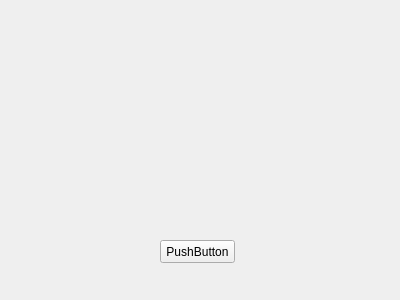
<?xml version="1.0" encoding="UTF-8"?>
<ui version="4.0">
 <class>Form</class>
 <widget class="QWidget" name="Form">
  <property name="geometry">
   <rect>
    <x>0</x>
    <y>0</y>
    <width>400</width>
    <height>300</height>
   </rect>
  </property>
  <property name="windowTitle">
   <string>Form</string>
  </property>
  <widget class="QPushButton" name="pushButton">
   <property name="geometry">
    <rect>
     <x>160</x>
     <y>240</y>
     <width>75</width>
     <height>23</height>
    </rect>
   </property>
   <property name="text">
    <string>PushButton</string>
   </property>
  </widget>
 </widget>
 <resources/>
 <connections/>
</ui>
